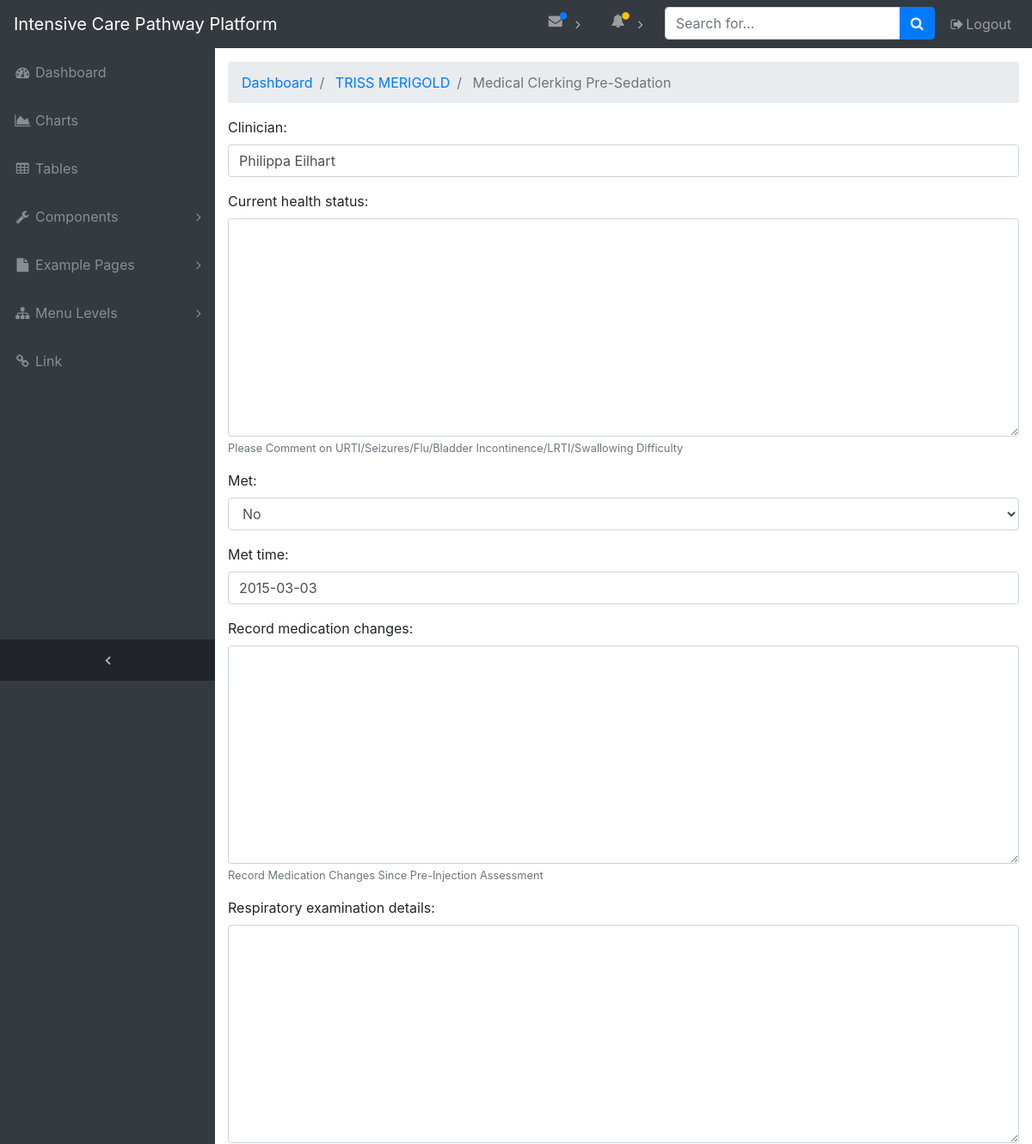
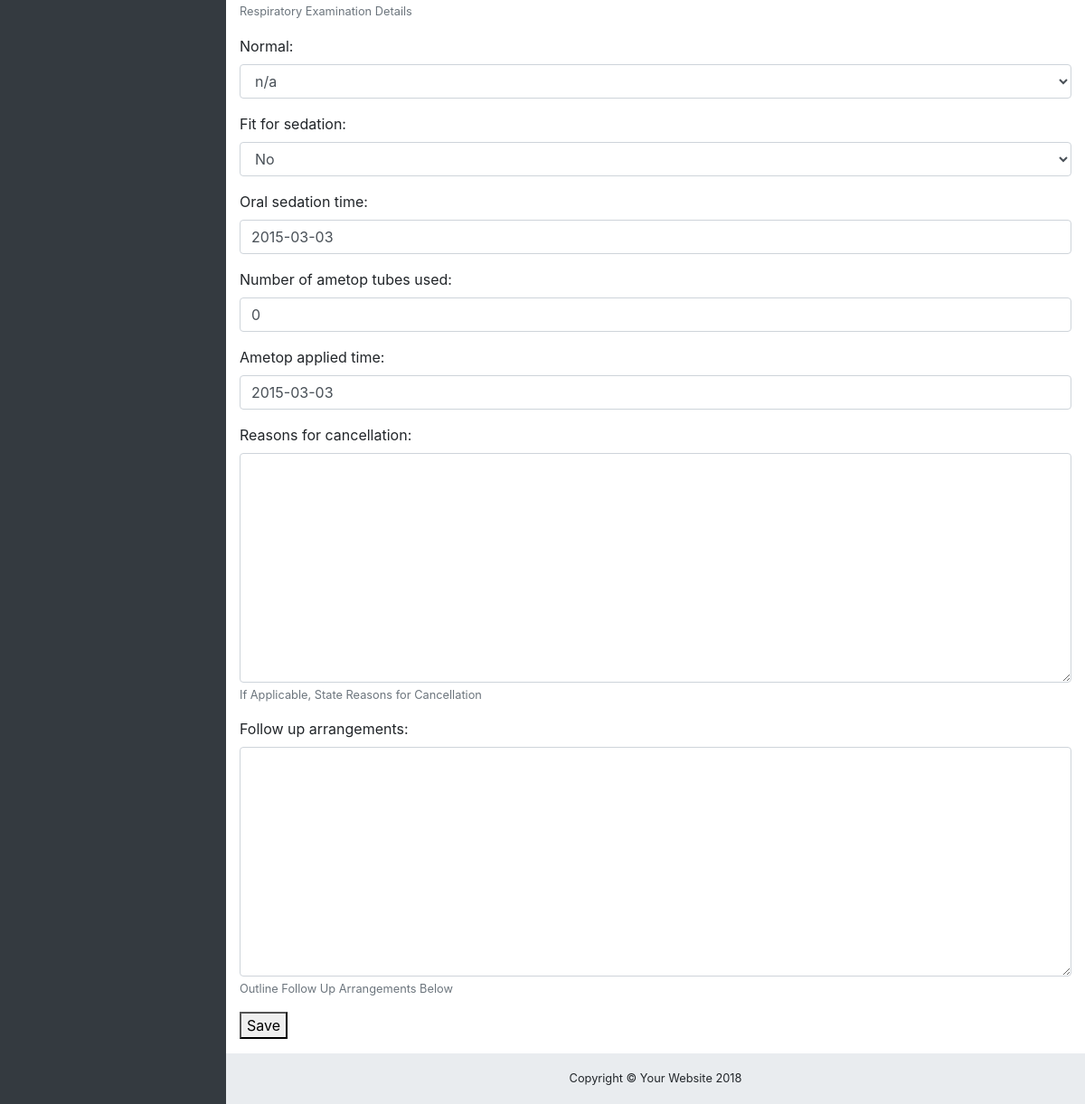
Screenshot of /74/medical-clerking-pre-sedation with the database file from the repository (2 pictures, top to bottom).
### form/models.py (models this page shows, shortened)
class Patient(models.Model):
    first_name = models.CharField(max_length=100)
    last_name = models.CharField(max_length=100)
    patient_id = models.CharField(max_length=100)
    def name(self):
        return str(self.first_name + " " + self.last_name).upper()

class MedClerkPreSed(models.Model):
    patient = models.ForeignKey(Patient, on_delete=models.CASCADE, default=0)
    access_date = timezone.now()
    page = 11
    ABNORMAL_CHOICES = (
        ('normal', 'Normal'),
        ('abnormal', 'Abnormal'),
        ('', "n/a"),
    )
    clinician = models.CharField(max_length=200)
    current_health_status = models.TextField(
        help_text="Please Comment on URTI/Seizures/Flu/Bladder Incontinence/LRTI/Swallowing Difficulty",
        blank=True
    )
    met = models.CharField(
        max_length=3,
        choices=YES_NO_NA_CHOICES,
        default='no',
        blank=True
    )
    met_time = models.DateTimeField()
    record_medication_changes = models.TextField(
        help_text="Record Medication Changes Since Pre-Injection Assessment",
        blank=True
    )
    respiratory_examination_details = models.TextField(
        help_text="Respiratory Examination Details",
        blank=True
    )
    normal = models.CharField(
        max_length=8,
        choices=ABNORMAL_CHOICES,
        default=None,
        blank=True
    )
    fit_for_sedation = models.CharField(
        max_length=3,
        choices=YES_NO_CHOICES,
        default='no',
        blank=True
    )
    oral_sedation_time = models.DateTimeField()
    number_of_ametop_tubes_used = models.PositiveSmallIntegerField(default=0)
    ametop_applied_time = models.DateTimeField()
    reasons_for_cancellation = models.TextField(
        help_text="If Applicable, State Reasons for Cancellation",
        blank = True
    )
    follow_up_arrangements = models.TextField(
        help_text="Outline Follow Up Arrangements Below",
        blank = True
    )

### form/views.py (the view)
# urls.py: path('<int:patient_id>/medical-clerking-pre-sedation', views.get_med_clerk_pre_sed, name='get_med_clerk_pre_sed'),
def get_med_clerk_pre_sed(request, patient_id):
    pat = get_object_or_404(Patient, patient_id=patient_id)
    try:
        med = MedClerkPreSed.objects.get(patient=pat)
    except Exception:
        med = None
    if request.method == "POST":
        form = MedClerkPreSedForm(request.POST or None, instance=med)
        if form.is_valid():
            medclerkpresed = form.save(commit=False)
            medclerkpresed.patient = get_object_or_404(Patient, patient_id=patient_id)
            medclerkpresed.access_date = timezone.now()
            medclerkpresed.save()
    elif med is not None:
        form = MedClerkPreSedForm(None, instance=med)
    else:
        form = MedClerkPreSedForm()
    return render(request, 'form/icp/11_medclerk.html', {'form': form, 'patient': pat})

### form/forms.py
class MedClerkPreSedForm(forms.ModelForm):
    patient = MedClerkPreSed.patient
    class Meta:
        model = MedClerkPreSed
        fields = '__all__'
        exclude = ['patient']
        widgets = {
            'met_time': JQueryUIDatepickerWidget,
            'oral_sedation_time': JQueryUIDatepickerWidget,
            'ametop_applied_time': JQueryUIDatepickerWidget,
        }

### form/templates/form/icp/11_medclerk.html (shortened to what this page needs)
{% extends 'form/base.html' %}
{% block breadcrumb %}
<li class="breadcrumb-item">
    <a href="{% url 'get_patient_information' patient.patient_id %}">
        {{patient.name}}
    </a>
</li>
<li class="breadcrumb-item active">
    Medical Clerking Pre-Sedation
</li>
{% endblock %}
{% block content %}
    <form method="POST" url="/medclerk">
        {% load widget_tweaks %}
        {% for field in form.visible_fields %}
            <div class="form-group">
                {{ field.label_tag }}
                 {% if form.is_bound %}
                    {% if field.errors %}
                        {% render_field field class="form-control is-invalid" %}
                        {% for error in field.errors %}
                            <div class="invalid-feedback">
                                {{ error }}
                             </div>
                        {% endfor %}
                    {% else %}
                        {% render_field field class="form-control is-valid" %}
                    {% endif %}
                {% else %}
                    {% render_field field class="form-control" %}
                {% endif %}
                {% if field.help_text %}
                    <small class="form-text text-muted">{{ field.help_text }}</small>
                {% endif %}
            </div>
        {% endfor %}
        <button type="submit">Save</button>
    </form>
{% endblock %}

### static/css/sb-admin.css (style rules this page uses)
html { position: relative; min-height: 100%; }
body { overflow-x: hidden; }
body.sticky-footer { margin-bottom: 56px; }
body.fixed-nav { padding-top: 56px; }

### rows the page displays
Patient: name "TRISS MERIGOLD"
MedClerkPreSed: clinician "Philippa Eilhart" "No" "2015-03-03" "n/a" "No" "2015-03-03" "0" "2015-03-03"

### other values shown
{{ field.label_tag }} "Clinician:" "Current health status:" "Met:" "Met time:" "Record medication changes:" "Respiratory examination details:" "Normal:" "Fit for sedation:" "Oral sedation time:" "Number of ametop tubes used:" "Ametop applied time:" "Reasons for cancellation:" "Follow up arrangements:"
{{ field.help_text }} "Please Comment on URTI/Seizures/Flu/Bladder Incontinence/LRTI/Swallowing Difficulty" "Record Medication Changes Since Pre-Injection Assessment" "Respiratory Examination Details" "If Applicable, State Reasons for Cancellation" "Outline Follow Up Arrangements Below"
